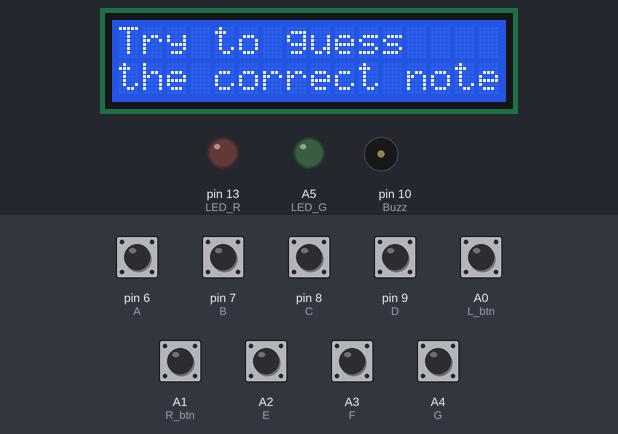
Bench run of a sketch on a simulated Arduino Uno, built with avr-gcc and run on an emulated ATmega328P. Shown: 16×2 character LCD, output pins drawn as LEDs (lit = HIGH), buzzer (waves = sounding). Inputs (shaded band) come from the test bench; at power-on: A0 (L_btn), A2 (E), A3 (F), A4 (G), pin 6 (A), pin 7 (B), pin 8 (C), pin 9 (D) HIGH, A1 (R_btn) LOW. Random numbers use the default seed unless the sketch sets one; what the sketch prints to the serial monitor is not drawn.

Above: at 3.1 s.
At 6.2 s:
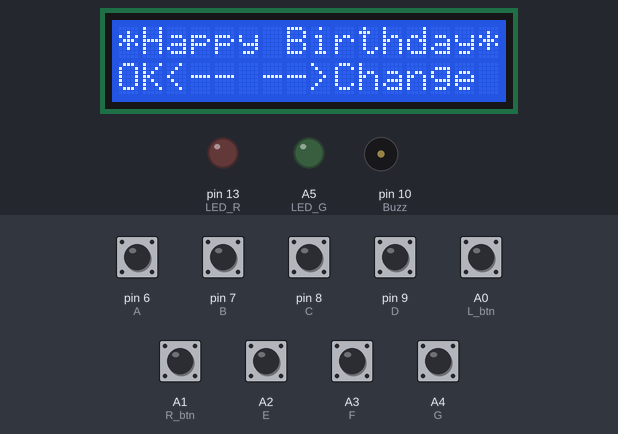
6.3 s: A1 (R_btn) pulled HIGH for 0.15 s
At 11.6 s:
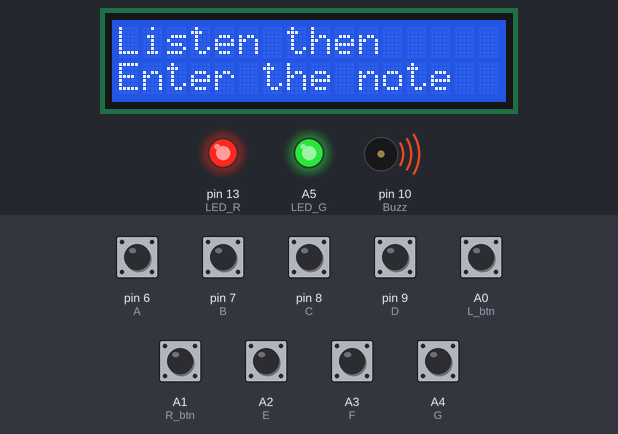
16.0 s: A0 (L_btn) pulled LOW for 3.2 s
19.8 s: A1 (R_btn) pulled HIGH for 1 s
At 23.7 s:
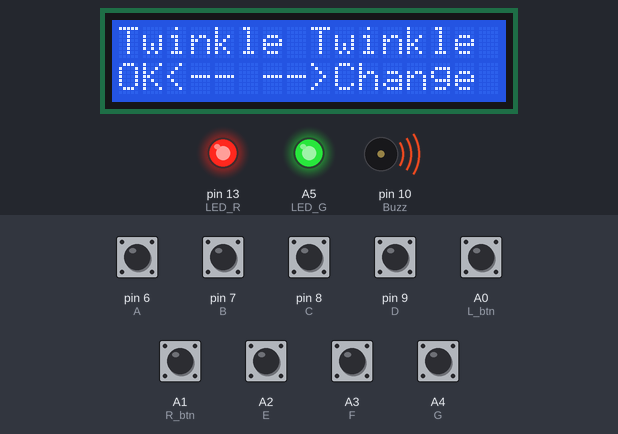
Timing chart, 0 to 26.2 s (numbered marks = the images above; inputs shaded):
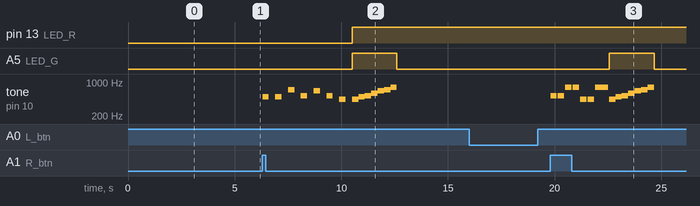

Measured:
- after the input at 6.3 s, pin 13 (LED_R): LOW → HIGH after 4.2 s; A5 (LED_G): LOW → HIGH after 4.2 s, → LOW 2.1 s later; tone on pin 10 (Buzz): plays 493 Hz for 0.30 s, 493 Hz for 0.30 s, 698 Hz for 0.30 s, 523 Hz for 0.30 s, 659 Hz for 0.30 s, 523 Hz for 0.30 s … (14 notes in this stretch), starting at once
- after the input at 19.8 s, A5 (LED_G): LOW → HIGH after 2.8 s, → LOW 2.1 s later; tone on pin 10 (Buzz): plays 523 Hz for 0.30 s, 523 Hz for 0.30 s, 783 Hz for 0.30 s, 783 Hz for 0.30 s, 440 Hz for 0.30 s, 440 Hz for 0.30 s … (14 notes in this stretch), starting at once
- what the display in image 0 shows lasts 2.0 s, from 3.1 s to 5.1 s

The sketch:

dsp_project02.ino
```cpp
//     UNOte Device
#include <LiquidCrystal.h>

LiquidCrystal lcd_1(12, 11, 5, 4, 3, 2);

// buttons
const int A = 6;
const int B = 7;
const int C = 8;
const int D = 9;
const int E = A2;
const int F = A3;
const int G = A4;


#define T_C 523.2511
#define T_D 587.3295
#define T_E 659.2551
#define T_F 698.4565
#define T_G 783.991
#define T_A 440
#define T_B 493.8833

const int Buzz  = 10;
const int LED_R = 13;
const int LED_G = A5;


const int R_btn = A1;
const int L_btn = A0;

int randNumber;
const int delayTime = 300;

bool generate_note = true;
bool read_note = true;
bool end_ = false;

String note = "";
String note_user = "";


// My saved Notes


void setup()
{
   Serial.begin(9600);

  pinMode(LED_R, OUTPUT);
  pinMode(LED_G, OUTPUT);


  pinMode(R_btn, INPUT);
  pinMode(L_btn, INPUT);


  pinMode(A, INPUT);
  digitalWrite(A,HIGH);

  pinMode(B, INPUT);
  digitalWrite(B,HIGH);

  pinMode(C, INPUT);
  digitalWrite(C,HIGH);

  pinMode(D, INPUT);
  digitalWrite(D,HIGH);

   pinMode(E, INPUT);
  digitalWrite(E,HIGH);

  pinMode(F, INPUT);
  digitalWrite(F,HIGH);

  pinMode(G, INPUT);
  digitalWrite(G,HIGH);


  lcd_1.begin(16, 2); // Set up the number of columns and rows on the LCD.

  // Print a message to the LCD.
  lcd_1.print("Lets test your");
  lcd_1.setCursor(0, 1);
  lcd_1.print("music sense!");
  delay(3000);
  lcd_1.clear();
  lcd_1.setCursor(0, 0);
  lcd_1.print("Try to guess ");
  lcd_1.setCursor(0, 1);
  lcd_1.print("the correct note");
  delay(2000);


}

void loop()
{

  while(!digitalRead(R_btn)&& !digitalRead(L_btn))
  {
  lcd_1.setCursor(0, 0);
  lcd_1.print("are you ready?");
  lcd_1.setCursor(0, 1);
  lcd_1.print("Yes<--    -->Yes");

  }


  if (digitalRead(R_btn)|| digitalRead(L_btn))
  {


  while(!digitalRead(R_btn))
  {
    for (int i =0; i<4;)
    {
      // HBD
      if (i==0)
      {
      lcd_1.clear();
      lcd_1.setCursor(0, 0);
      lcd_1.print("*Happy Birthday*");
      lcd_1.setCursor(0, 1);
      lcd_1.print("OK<-- -->Change");

        while (i==0)
        {

          delay(3);

        if(digitalRead(R_btn))
        {
        read_saved_tones_HBD();

           while(!end_)
   {
     readInput();
   }
   endIt();

   end_ = false;


        }
        else if(digitalRead(L_btn))
        {
        i++;
        }}
      }
      // Twinkle
      else if (i==1)
      {
      lcd_1.clear();
      lcd_1.setCursor(0, 0);
      lcd_1.print("Twinkle Twinkle");
      lcd_1.setCursor(0, 1);
      lcd_1.print("OK<-- -->Change");

        while (i==1){
        delay(3);

        if(digitalRead(R_btn))
        {
        read_saved_tones_Twinkle();

            while(!end_)
   {
     readInput();
   }
   endIt();

   end_ = false;


        }
        else if(digitalRead(L_btn))
        {
        i++;
        }}
      }
      // n3
      else if (i==2)
      {
        lcd_1.clear();
      lcd_1.setCursor(0, 0);
      lcd_1.print("Random note");
      lcd_1.setCursor(0, 1);
      lcd_1.print("OK<-- -->Change");
        while (i==2){

          delay(3);

        if(digitalRead(R_btn))
        {
        doRandom();
          while(!end_)
   {
     readInput();
   }
   endIt();

   end_ = false;
        }
        else if(digitalRead(L_btn))
        {
        i++;
        }}
      }
      // to i =0
      else if(i==3)
      {
        i=0;
      }


    }
  }


  }
 note = "";
   note_user = "";

}

void doRandom()
{


  lcd_1.clear();
  lcd_1.setCursor(0, 0);
  lcd_1.print("Listen then ");
  lcd_1.setCursor(0, 1);
  lcd_1.print("Enter the note");


  for (int i = 0; i <= 6; i++) {
    randNumber = random(0, 6);

    if (randNumber == 0)
    {
    playA();
      delay(delayTime);
    }
    else if (randNumber == 1)
    {
    playB();
      delay(delayTime);
    }
    else if (randNumber == 2)
    {
    playC();
      delay(delayTime);
    }
    else if (randNumber == 3)
    {
    playD();
      delay(delayTime);
    }

    else if (randNumber == 4)
    {
    playE();
      delay(delayTime);
    }
    else if (randNumber == 5)
    {
    playF();
      delay(delayTime);
    }

    else if (randNumber == 6)
    {
    playG();
      delay(delayTime);
    }
    noTone(Buzz);
    delay(delayTime);

  }

  Serial.println(note);


}

void readInput()
{


  if (note_user.length() <= (note.length()-1) ) {

  // READ PART
   if(digitalRead(A) == HIGH)
  {
    note_user += 'A';
    tone(Buzz,T_A);

    digitalWrite(LED_G,HIGH);
    digitalWrite(LED_R,HIGH);
    delay(delayTime);
     digitalWrite(LED_G,LOW);
    digitalWrite(LED_R,LOW);
  }

  if(digitalRead(B) == HIGH)
  {
    note_user += 'B';
    tone(Buzz,T_B);
    digitalWrite(LED_G,HIGH);
    digitalWrite(LED_R,HIGH);
    delay(delayTime);
     digitalWrite(LED_G,LOW);
    digitalWrite(LED_R,LOW);
  }
  if(digitalRead(C) == HIGH)
  {
    note_user += 'C';
    tone(Buzz,T_C);
   digitalWrite(LED_G,HIGH);
    digitalWrite(LED_R,HIGH);
    delay(delayTime);
     digitalWrite(LED_G,LOW);
    digitalWrite(LED_R,LOW);
  }

  if(digitalRead(D) == HIGH)
  {
    note_user += 'D';
    tone(Buzz,T_D);
    digitalWrite(LED_G,HIGH);
    digitalWrite(LED_R,HIGH);
    delay(delayTime);
     digitalWrite(LED_G,LOW);
    digitalWrite(LED_R,LOW);
  }

     if(digitalRead(E) == HIGH)
  {
    note_user += 'E';
    tone(Buzz,T_E);
    digitalWrite(LED_G,HIGH);
    digitalWrite(LED_R,HIGH);
    delay(delayTime);
     digitalWrite(LED_G,LOW);
    digitalWrite(LED_R,LOW);
  }

     if(digitalRead(F) == HIGH)
  {
    note_user += 'F';
    tone(Buzz,T_F);
    digitalWrite(LED_G,HIGH);
    digitalWrite(LED_R,HIGH);
    delay(delayTime);
     digitalWrite(LED_G,LOW);
    digitalWrite(LED_R,LOW);
  }

     if(digitalRead(G) == HIGH)
  {
    note_user += 'G';
    tone(Buzz,T_G);
    digitalWrite(LED_G,HIGH);
    digitalWrite(LED_R,HIGH);
    delay(delayTime);
     digitalWrite(LED_G,LOW);
    digitalWrite(LED_R,LOW);
  }

  noTone(Buzz);


  }
  else if (note_user.length()==note.length())
  {

  Serial.println(read_note);


     end_ = true;
  }

}


void endIt()
{
if (end_){
  if(note_user == note)
  {
  lcd_1.clear();
  lcd_1.setCursor(0, 0);
  lcd_1.print("*** GOOD JOB ***");
  end_= false;
  digitalWrite(LED_G,HIGH);
  digitalWrite(LED_R,LOW);

    lcd_1.setCursor(0, 1);
      lcd_1.print("Again<- ->Change");


  }
  else if(note_user != note)
  {
  lcd_1.clear();
  lcd_1.setCursor(0, 0);
  lcd_1.print("false");
  lcd_1.setCursor(0, 1);
  lcd_1.print("note=");
  lcd_1.setCursor(5, 1);
  lcd_1.print(note);
  end_= false;
  digitalWrite(LED_R,HIGH);
  digitalWrite(LED_G,LOW);
    delay(6000);

    lcd_1.setCursor(0, 1);
      lcd_1.print("Again<- ->Change");


  }

   note = "";
   note_user = "";
  }

}

void saved()
{


}


void playA()
{
    note += 'A';
    tone(Buzz,T_A);

}

void playB()
{
note += 'B';
    tone(Buzz,T_B);

}

void playC()
{
note += 'C';
    tone(Buzz,T_C);

}

void playD()
{
 note += 'D';
    tone(Buzz,T_D);

}

void playE()
{
note += 'E';
    tone(Buzz,T_E);

}

void playF()
{
 note += 'F';
    tone(Buzz,T_F);

}

void playG()
{
note += 'G';
    tone(Buzz,T_G);

}


void read_saved_tones_HBD()
{

  playG();//delay(100);
  delay(delayTime/2);


  playG();//delay(100);
  delay(delayTime/2);


  playA();//delay(200);
  delay(delayTime);


  playG();//delay(200);
  delay(delayTime);


  playC();//delay(200);
  delay(delayTime);


  playB();//delay(400);
  delay(delayTime*2);


  /*playG();delay(100);
  playG();delay(100);
  playA();delay(200);
  playG();delay(200);
  playD();delay(200);
  playC();delay(400);

  playG();delay(100);
  playG();delay(100);
  playG();delay(200);
  playE();delay(200);
  playC();delay(200);
  playB();delay(200);
  playA();delay(600);

  playF();delay(100);
  playF();delay(100);
  playE();delay(200);
  playC();delay(200);
  playD();delay(200);
  playC();delay(400);*/

  noTone(Buzz);

}
void read_saved_tones_n3()
{


}
void read_saved_tones_Twinkle()
{
  playC();//delay(100);
  delay(delayTime);
  noTone(Buzz);
  delay(50);

  playC();//delay(100);
  delay(delayTime);
   noTone(Buzz);
  delay(50);


  playG();//delay(200);
  delay(delayTime);
    noTone(Buzz);
  delay(50);


  playG();//delay(200);
  delay(delayTime);
  noTone(Buzz);
  delay(50);

  playA();//delay(200);
  delay(delayTime);
  noTone(Buzz);
  delay(50);

  playA();//delay(400);
  delay(delayTime);
  noTone(Buzz);
  delay(50);

  playG();//delay(400);
  delay(delayTime*2);
  noTone(Buzz);
  delay(50);
  /////////////////////////////////

 /* playF();//delay(100);
  delay(delayTime);
  noTone(Buzz);
  delay(50);

  playF();//delay(100);
  delay(delayTime);
  noTone(Buzz);
  delay(50);


  playE();//delay(200);
  delay(delayTime);
  noTone(Buzz);
  delay(50);

  playE();//delay(200);
  delay(delayTime);
  noTone(Buzz);
  delay(50);

  playD();//delay(200);
  delay(delayTime);
  noTone(Buzz);
  delay(50);

  playD();//delay(400);
  delay(delayTime);
  noTone(Buzz);
  delay(50);

  playC();//delay(400);
  delay(delayTime*2);
noTone(Buzz);
  delay(50);*/

  noTone(Buzz);
}
```
